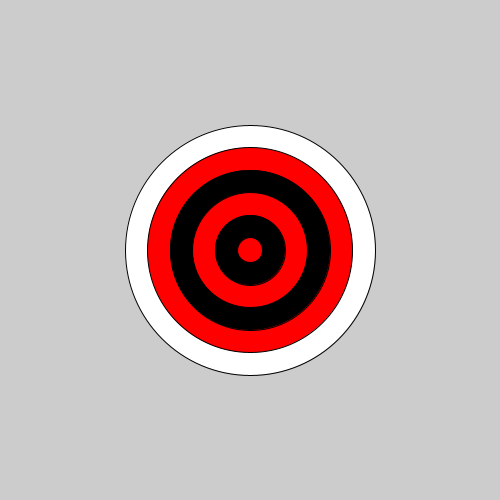
Frame 1 (no input)
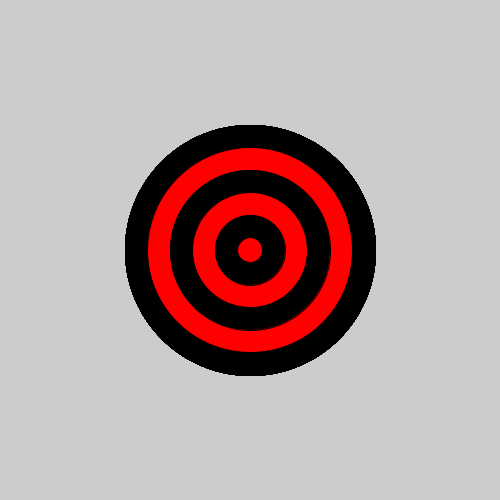
Frame 60 (the mouse pressed at the canvas centre just before this capture)
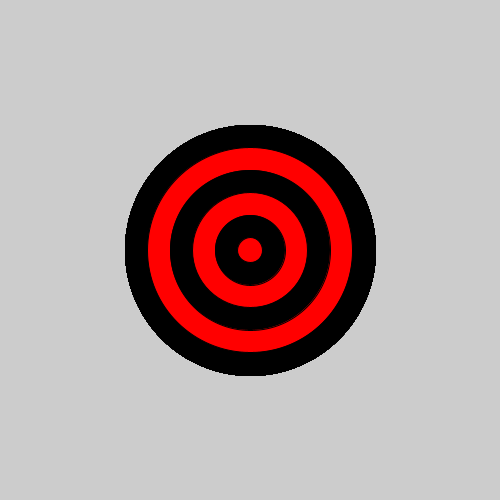
Frame 120 (the mouse held since frame 60 and released just before this capture)

The Processing sketch that drew these frames (run headless with seeded random() and noise(); from frame 60 on, the mouse is pressed at the canvas centre):

// Processing sketch: bullseye
// ── bullseye.pde

void setup() {
 
  // set the size of your sketch
  size(500,500);
}
int colour = 0;
void draw() {
  int wide = 250;
  int legth = 250;
  int x = 250;
  int y = 250;
  //Starting with the largest ellipse, use a for loop to draw a bullseye with ellipses.
  for(int i = 0; i < 6; i++){
  ellipse(wide,legth,x,y);
  x = x - 45;
  y = y - 45;
      if (i % 2 == 0) {
       fill(#FF0000); 
    }
    else {
        fill(#000000);
    }
  }
  //Use an if statement and remainder to alternate the color of your rings.
  

  }
